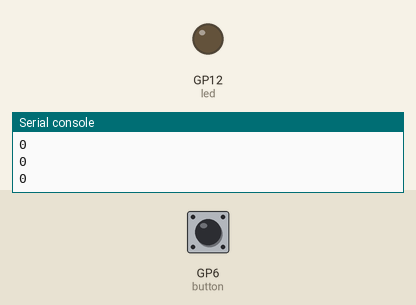
This program was run on a simulated Raspberry Pi Pico running MicroPython. On the bench: output pins drawn as LEDs (lit = HIGH), the last lines printed to the serial console. The test bench sets the inputs (shaded band); at power-on: GP6 (button) LOW.

Above: at 1.2 s.
1.3 s: GP6 (button) pulled HIGH for 0.15 s
At 1.4 s:
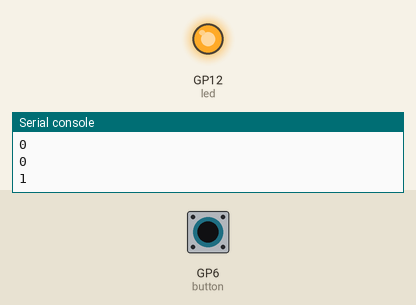
3.0 s: GP6 (button) pulled HIGH for 3.2 s
At 6.6 s:
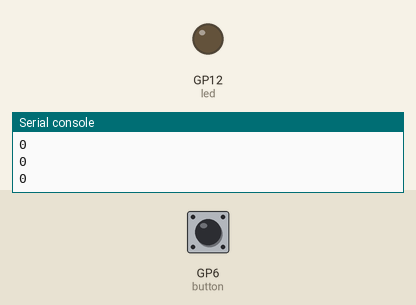
Timing chart, 0 to 8.1 s (numbered marks = the images above; inputs shaded):
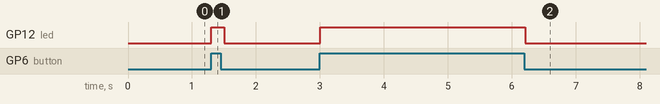

The program:

ButtonInput_LEDOutput.py
```python
from machine import Pin
import time

#set up pin 6 as an input with a pull down resistor
button = Pin(6, Pin.IN, Pin.PULL_DOWN)
led = Pin(12, Pin.OUT)
#led = machine.Pin("LED", machine.Pin.OUT)


while True:
    print(button.value())#reads digital state of the button and print it
    time.sleep(0.1)

    #turns on the led if the button is on
    if button.value() == 1:
        led.value(1)
     # turns the led off if it is not
    else:
        led.value(0)
```

Measured:
- after the input at 1.3 s, GP12 (led): LOW → HIGH at once, → LOW 0.20 s later
- after the input at 3.0 s, GP12 (led): LOW → HIGH at once, → LOW 3.2 s later
